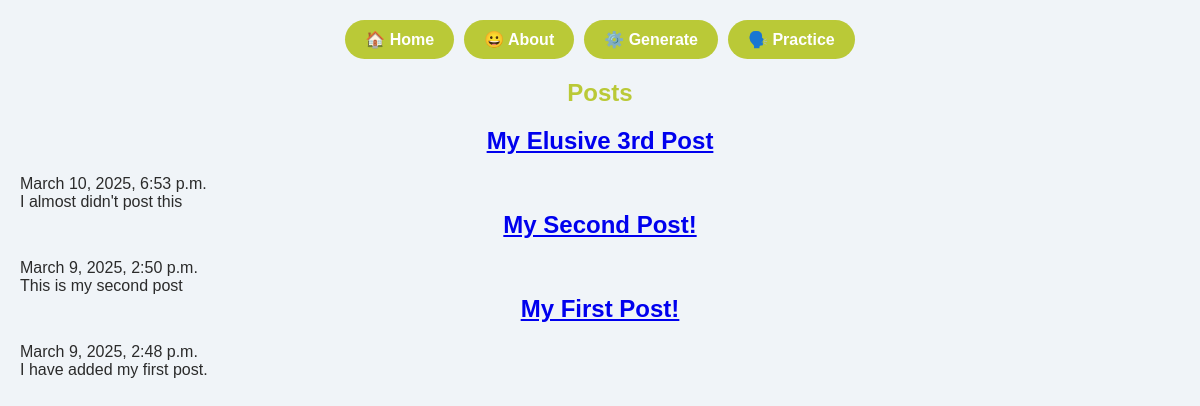
/posts/, run on the app's committed database.
### posts/models.py (models this page shows, shortened)
class Post(models.Model):
    title = models.CharField(max_length=75)
    body = models.TextField()
    slug = models.SlugField()
    date = models.DateTimeField(auto_now_add=True)

### posts/views.py (the view)
# urls.py: path("", views.posts_list, name="list"),
def posts_list(request):
    posts = Post.objects.all().order_by('-date')
    return render(request, 'posts/posts_list.html', {'posts':posts})

### posts/templates/posts/posts_list.html (shortened to what this page needs)
{% extends 'layout.html' %}
{% block content %}
    <section>
    <h1>Posts</h1>
    {% for post in posts %}
        <article class="post">
            <h2>
                <a href="{% url 'posts:page' slug=post.slug %}">
                {{ post.title }}
                </a>
            </h2>
            <p>{{ post.date }}</p>
            <p>{{ post.body }}</p>
        </article>
    {% endfor %}
</section>
{% endblock %}

### templates/layout.html (shortened to what this page needs)
<!DOCTYPE html>
{% load static %}
<html lang="en">
<head>
    <link rel="stylesheet" href="{% static 'css/style.css' %}">
</head>
<body>
    <nav class="nav-menu">
        <a href="/" class="nav-link">🏠 Home</a>
        <a href="/about" class="nav-link">😀 About</a>
        <a href="{% url 'generate' %}" class="nav-link">⚙️ Generate</a>
        <a href="{% url 'practice' %}" class="nav-link">🗣️ Practice</a>
    </nav>
    <main>
        {% block content %}
        {% endblock %}
    </main>
</body>
</html>

### static/css/style.css (style rules this page uses)
* { margin: 0; padding: 0; box-sizing: border-box; }
:root { --primary-green: #bac937; --secondary-blue: #1cb0f6; --soft-yellow: #ffdc5e; --dark-text: #2b2b2b; --light-bg: #f0f4f8; --card-bg: #ffffff; }
body { font-family: 'Poppins', sans-serif; background-color: var(--light-bg); color: var(--dark-text); padding: 20px; }
h1, h2 { color: var(--primary-green); text-align: center; font-weight: 700; margin-bottom: 20px; }
.nav-menu { display: flex; gap: 10px; justify-content: center; margin-bottom: 20px; }
.nav-link { background-color: var(--primary-green); color: #fff; padding: 10px 20px; border-radius: 25px; text-decoration: none; font-weight: 600; transition: background-color 0.3s ease, transform 0.2s ease; }

### templates/layout.html (style rules this page uses)
body { opacity: 0; transition: opacity 0.3s ease-in-out; }
body.loaded { opacity: 1; }

### data on the page
Post: title "My Elusive 3rd Post", date "March 10, 2025, 6:53 p.m.", body "I almost didn't post this"
Post: title "My Second Post!", date "March 9, 2025, 2:50 p.m.", body "This is my second post"
Post: title "My First Post!", date "March 9, 2025, 2:48 p.m.", body "I have added my first post."
